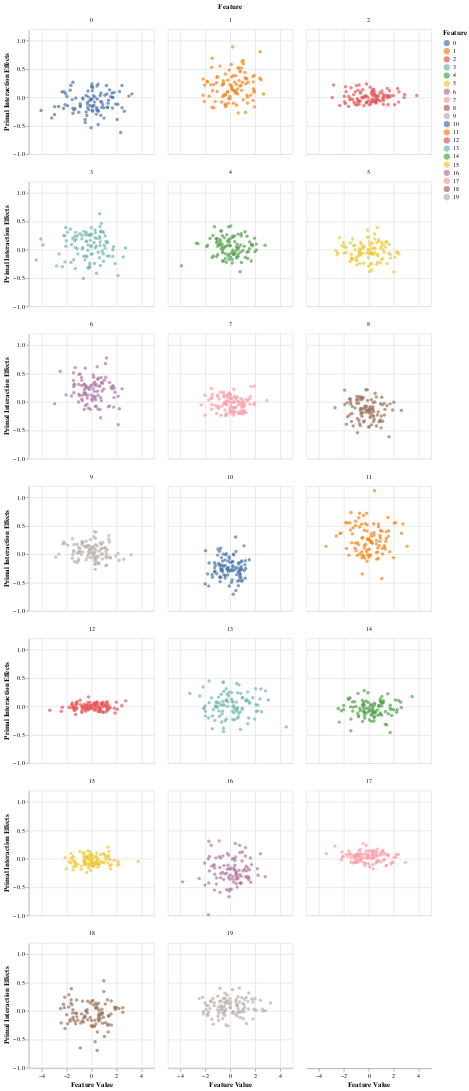

Source (notebook cell):
### Code cell
alt.Chart(data_df).mark_point(filled=True).encode(
    alt.Y('Primal Interaction Effects:Q'),
    alt.X('Feature Value:Q'),
    alt.Color('Feature:N'),
    alt.Facet('Feature:N')
).properties(
    columns=3,
    width=200,
    height=200
)

### Figure 1 — Vega-Lite specification as saved in the notebook (floating-point values rounded to 4 significant figures; data arrays with more than 128 entries replaced by an {"elided": "..."} marker saying what was removed)
{"$schema": "https://vega.github.io/schema/vega-lite/v3.2.1.json", "columns": 3, "config": {"mark": {"tooltip": null}, "view": {"height": 300, "width": 400}}, "data": {"name": "data-982df1a6f07dcf18e0663c1632f67161"}, "datasets": {"data-982df1a6f07dcf18e0663c1632f67161": {"elided": "2000 records"}}, "encoding": {"color": {"field": "Feature", "type": "nominal"}, "facet": {"field": "Feature", "type": "nominal"}, "x": {"field": "Feature Value", "type": "quantitative"}, "y": {"field": "Primal Interaction Effects", "type": "quantitative"}}, "height": 200, "mark": {"filled": true, "type": "point"}, "width": 200}
